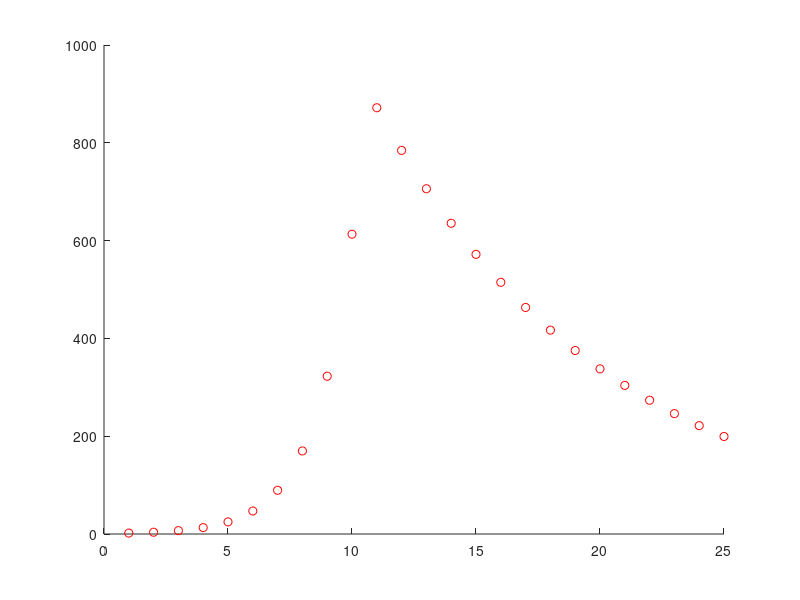

This chart was generated by the following MATLAB code:
% Suppose we put one cell on a petri dish (which supplies a nutrient
% that allows the cell to reproduce).  During each generation time,
% each cell divides into two cells, so the number of new cells
% equals the number of current cells.

% Now suppose that each cell consumes one unit of nutrient during
% each generation time, and suppose that the petri dish contains
% 1000 units of nutrient.

% When the food is exhausted, the cells become dormant and stop
% dividing.  Plot the number of cells over time.

% Suppose that the natural death rate of cells is 10%.
% Plot the number of cells over time.

n = 1
a = 1
death_rate = 0.1
food = 1000
clf
hold on

for i=1:25
    eaten = min(n, food);
    food = food - eaten;
    n = n + a * eaten - death_rate * n;
    plot(i, n, 'ro')
end
